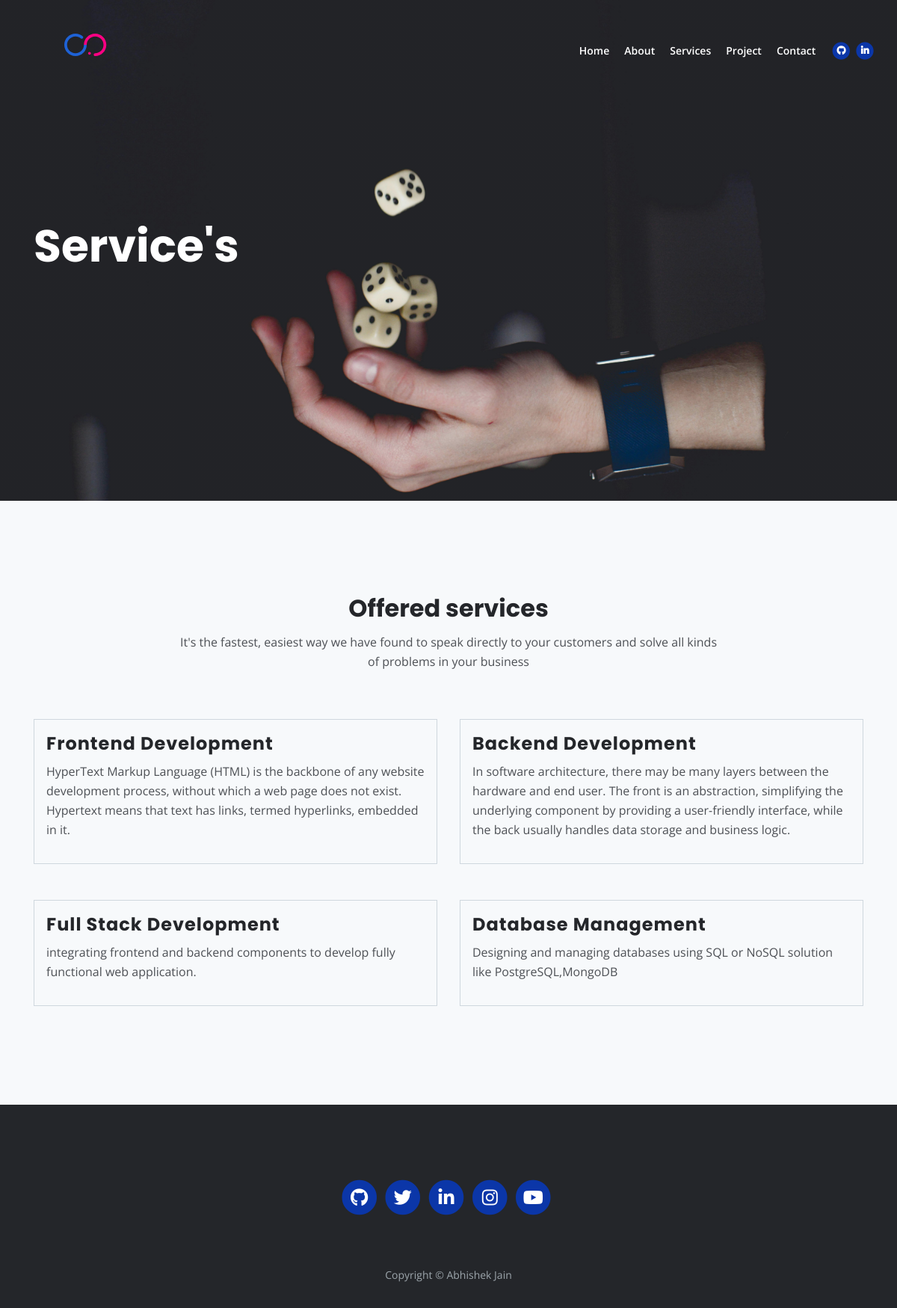
The app's page /service/ with its own data.
### Application/models.py (models this page shows, shortened)
class Service(models.Model):
    name = models.CharField(max_length=100, verbose_name="Service name")
    description = models.TextField(verbose_name="About service")

### Application/views.py (the view)
# urls.py: path('service/',views.service,name='service'),
def service(request):
    ser=Service.objects.all
    context={"sers":ser}
    return render(request,'service.html',context)

### templates/service.html (shortened to what this page needs)
{%extends 'base.html' %}
{% load static %}
{% block hh %}
<header id="header" class="header">
  <div class="container">
      <div class="row">
          <div class="col-lg-6">
              <div class="text-container">
                  <h1 class="h1-large">Service's</h1>
              </div>
          </div>
      </div>
  </div>
</header>
{% endblock %}
{% block content %}
   <div id="services" class="basic-2 bg-gray">
    <div class="container">
        <div class="row">
            <div class="col-lg-12">
                <h2 class="h2-heading">Offered services</h2>
                <p class="p-heading">It's the fastest, easiest way we have found to speak directly to your customers and solve all kinds of problems in your business</p>
            </div>
        </div>
        <div class="row">
        {% for obj in sers %}
            <div class="col-lg-6">
                <div class="text-box">
                   <h4>{{obj.name}}</h4>
                    <p>{{obj.description}}</p>
                </div>
            </div>
            {% endfor %}
        </div>
    </div>
</div>
{% endblock content %}

### templates/base.html (shortened to what this page needs)
<!DOCTYPE html>
{% load static %}
<html lang="en">
<head>
    {%include 'includes/stylecss.html' %}
</head>
<body data-spy="scroll" data-target=".fixed-top">
    <nav class="navbar navbar-expand-lg fixed-top navbar-dark">
        <div class="container">
           <p> <a class="navbar-brand logo-image" href="/"><img src="{%static 'images/logo3.svg' %}" alt="alternative"></a></p>
            <div class="navbar-collapse offcanvas-collapse" id="navbarsExampleDefault">
                <ul class="navbar-nav ml-auto">
                    <li class="nav-item">
                        <a class="nav-link page-scroll" href="/">Home <span class="sr-only">(current)</span></a>
                    </li>
                    <li class="nav-item">
                        <a class="nav-link page-scroll" href="/about">About</a>
                    </li>
                    <li class="nav-item">
                        <a class="nav-link page-scroll" href="/service">Services</a>
                    </li>
                    <li class="nav-item">
                        <a class="nav-link page-scroll" href="/project">Project</a>
                    </li>
                    <li class="nav-item">
                        <a class="nav-link page-scroll" href="/contact">Contact</a>
                    </li>
                </ul>
                <span class="nav-item social-icons">
                    <span class="fa-stack">
                        <a href="https://github.com/JAbhi001">
                            <i class="fas fa-circle fa-stack-2x"></i>
                            <i class="fab fa-github fa-stack-1x"></i>
                        </a>
                    </span>
                    <span class="fa-stack">
                        <a href="https://www.linkedin.com/in/abhishek4066">
                            <i class="fas fa-circle fa-stack-2x"></i>
                            <i class="fab fa-linkedin-in fa-stack-1x"></i>
                        </a>
                    </span>
                </span>
            </div>
        </div>
    </nav>
{% block hh %}{% endblock hh%}
        {% block content %}
        {% endblock content %}
    <div class="footer bg-gray">
        <div class="container">
            <div class="row">
                <div class="col-lg-12">
                    <div class="social-container">
                        <span class="fa-stack">
                            <a href="https://github.com/JAbhi001">
                                <i class="fas fa-circle fa-stack-2x"></i>
                                <i class="fab fa-github fa-stack-1x"></i>
                            </a>
                        </span>
                        <span class="fa-stack">
                            <a href="https://x.com/i/flow/login?redirect_after_login=%2Faj482522">
                                <i class="fas fa-circle fa-stack-2x"></i>
                                <i class="fab fa-twitter fa-stack-1x"></i>
                            </a>
                        </span>
                        <span class="fa-stack">
                            <a href="https://www.linkedin.com/in/abhishek4066">
                                <i class="fas fa-circle fa-stack-2x"></i>
                                <i class="fab fa-linkedin-in fa-stack-1x"></i>
                            </a>
                        </span>
                        <span class="fa-stack">
                            <a href="https://www.instagram.com/">
                                <i class="fas fa-circle fa-stack-2x"></i>
                                <i class="fab fa-instagram fa-stack-1x"></i>
                            </a>
                        </span>
                        <span class="fa-stack">
                            <a href="https://www.youtube.com/channel/UCOenFyu7B8qMMN39Qzig19w">
                                <i class="fas fa-circle fa-stack-2x"></i>
                                <i class="fab fa-youtube fa-stack-1x"></i>
                            </a>
                        </span>
                    </div>
                </div>
            </div>
        </div>
    </div>
    <div class="copyright bg-gray">
        <div class="container">
            <div class="row">
                <div class="col-lg-12">
                    <p class="p-small">Copyright © <a class="no-line" href="/">Abhishek Jain</a></p>
                </div>
            </div>
        </div>
    </div>
</body>
</html>

### templates/includes/stylecss.html (shortened to what this page needs)
{% load static %}
    <link href="{%static 'css/bootstrap.css' %}" rel="stylesheet">
    <link href="{%static 'css/fontawesome-all.css' %}" rel="stylesheet">
	<link href="{%static 'css/styles.css' %}" rel="stylesheet">
	<link href="{%static 'css/about.css' %}" rel="stylesheet">
	<link href="{%static 'css/post.css' %}" rel="stylesheet">

### templates/includes/script.html (shortened to what this page needs)
{% load static %}

### static/css/styles.css (style rules this page uses)
body, html { width: 100%; height: 100%; }
body, p { color: #4d5055; font: 400 1rem/1.625rem "Open Sans", sans-serif; }
h1 { color: #24262a; font-weight: 700; font-size: 2.5rem; line-height: 3.25rem; font-family: "Poppins" }
h2 { color: #24262a; font-weight: 700; font-size: 2rem; line-height: 2.5rem; font-family: "Poppins" }
h4 { color: #24262a; font-weight: 700; font-size: 1.5rem; line-height: 2rem; font-family: "Poppins" }
.p-small { font-size: 0.875rem; line-height: 1.5rem; }
a { color: #4d5055; text-decoration: underline; }
.no-line { text-decoration: none; }
.bg-gray { background-color: #f7f9fb; }
.navbar { background-color: #24262a; font-weight: 600; font-size: 0.875rem; line-height: 0.875rem; box-shadow: 0 1px 6px 0 rgba(0, 0, 0, 0.025); }
.navbar .navbar-brand { padding-top: 0.125rem; padding-bottom: 0.125rem; }
.navbar .logo-image img { width: 170px; height: 60px; }
.offcanvas-collapse { position: fixed; top: 3.25rem; bottom: 0; left: 100%; width: 100%; padding-right: 1rem; padding-left: 1rem; overflow-y: auto; visibility: hidden; background-color: #24262a; transition: visibility .3s ease-in-out, -webkit-transform .3s ease-in-out; transition: transform .3s ease-in-out, visibility .3s ease-in-out; transition: transform .3s ease-in-out, visibility .3s ease-in-out, -webkit-transform .3s ease-in-out; }
.navbar .navbar-nav { margin-top: 0.75rem; margin-bottom: 0.5rem; }
.navbar .nav-item .nav-link { padding-top: 0.625rem; padding-bottom: 0.625rem; color: #ffffff; text-decoration: none; transition: all 0.2s ease; }
.navbar .fa-stack { width: 2em; margin-right: 0.25rem; font-size: 0.75rem; }
.navbar .fa-stack-2x { color: #0b36a8; transition: all 0.2s ease; }
.navbar .fa-stack-1x { color: #ffffff; transition: all 0.2s ease; }
.header { padding-top: 7rem; padding-bottom: 5.5rem; background: linear-gradient(rgba(0, 0, 0, 0.1), rgba(0, 0, 0, 0.1)), url('../images/pexels-lilartsy-1111597.jpg') center center no-repeat; background-size: cover; text-align: center; }
.header .h1-large { margin-bottom: 1.75rem; color: #ffffff; }
.basic-2 { padding-top: 7.75rem; padding-bottom: 5.25rem; }
.basic-2 .h2-heading { margin-bottom: 0.75rem; text-align: center; }
.basic-2 .p-heading { margin-bottom: 4rem; text-align: center; }
.basic-2 .text-box { margin-bottom: 3rem; padding: 1rem; border: 1px solid #cfd7de; }
.basic-2 h4 { letter-spacing: 1px; }
.footer { padding-top: 6.25rem; padding-bottom: 2rem; background-color: #24262a; text-align: center; }
.footer a { text-decoration: none; }
.footer .fa-stack { width: 2em; margin-bottom: 1.25rem; margin-right: 0.375rem; font-size: 1.5rem; }
.footer .fa-stack .fa-stack-1x { color: #ffffff; transition: all 0.2s ease; }
.footer .fa-stack .fa-stack-2x { color: #0b36a8; transition: all 0.2s ease; }
.copyright { padding-top: 1rem; padding-bottom: 1rem; background-color: #24262a; text-align: center; }
.copyright .p-small { color: #9da6ac; text-align: center; }
.copyright a { color: #9da6ac; }
@media (min-width: 768px) { .header { padding-top: 11rem; padding-bottom: 9rem; } }
@media (min-width: 992px) { .h2-heading { width: 35.25rem; margin-right: auto; margin-left: auto; } }
@media (min-width: 992px) { .p-heading { width: 46rem; margin-right: auto; margin-left: auto; } }
@media (min-width: 992px) { .navbar { padding-top: 1.75rem; background-color: transparent; box-shadow: none; transition: all 0.2s; } }
@media (min-width: 992px) { .offcanvas-collapse { position: static; top: auto; bottom: auto; left: auto; width: auto; padding-right: 0; padding-left: 0; background-color: transparent; overflow-y: visible; visibility: visible; } }
@media (min-width: 992px) { .navbar .navbar-nav { margin-top: 0; margin-bottom: 0; } }
@media (min-width: 992px) { .navbar .nav-item .nav-link { padding-right: 0.625rem; padding-left: 0.625rem; } }
@media (min-width: 992px) { .navbar .social-icons { margin-left: 0.5rem; } }
@media (min-width: 992px) { .navbar .fa-stack { margin-right: 0; margin-left: 0.25rem; } }
@media (min-width: 992px) { .header { padding-top: 15rem; padding-bottom: 14rem; text-align: left; } }
@media (min-width: 1200px) { .h1-large { font-size: 3.75rem; line-height: 4.625rem; } }
@media (min-width: 1200px) { .navbar .container { max-width: 1330px; } }
@media (min-width: 1200px) { .header { padding-top: 18.25rem; padding-bottom: 17.25rem; } }

### records on screen
Service: name "Frontend Development", description "HyperText Markup Language (HTML) is the backbone of any website development process, without which a web page does not exist. Hypertext means that text has links, termed hyperlinks, embedded in it."
Service: name "Backend Development", description "In software architecture, there may be many layers between the hardware and end user. The front is an abstraction, simplifying the underlying component by providing a user-friendly interface, while the back usually handles data storage and business logic."
Service: name "Full Stack Development", description "integrating frontend and backend components to develop fully functional web application."
Service: name "Database Management", description "Designing and managing databases using SQL or NoSQL solution like PostgreSQL,MongoDB"
